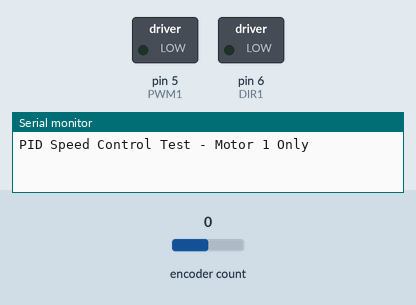
The sketch below on a simulated Arduino Uno, built with avr-gcc and run on an emulated ATmega328P. Shown: switched loads named in the sketch (green lamp = pin HIGH), the last lines printed to the serial monitor. The inputs (shaded band) are chosen by the test bench; at power-on: encoder count 0.

Above: at 0.06 s.
At 1.26 s:
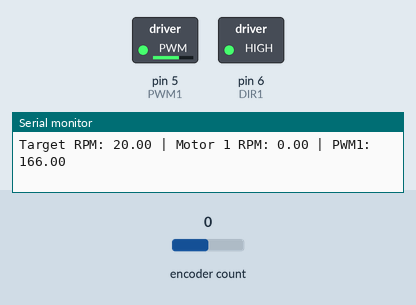
1.3 s: encoder count set to 1
Timing chart, 0 to 5.3 s (numbered marks = the images above; inputs shaded):
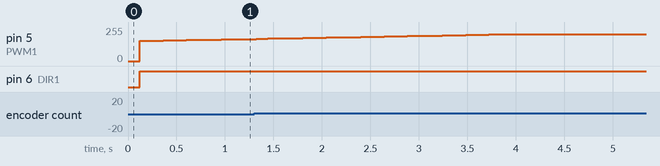

The sketch:

pidControl_motor1.ino
```cpp
#include <Encoder.h>
#include <PID_v1.h>

// Motor 1 driver pins (Right Motor)
#define PWM1 5   // Left Motor PWM
#define DIR1 6   // Left Motor Direction

#define ENC1_A 2
#define ENC1_B 3

// Encoder and motor parameters
#define CPR 25916
#define SAMPLE_TIME 120

// **PID Values for Motor 1**
double Kp = 2.5, Ki = 0.8, Kd = 0.1;

// Variables for PID control
double setpoint, input, output;

// Single PID Controller for Motor 1
PID pid(&input, &output, &setpoint, Kp, Ki, Kd, DIRECT);

// Encoder object for Motor 1
Encoder motor1Encoder(ENC1_A, ENC1_B);

long prevCount1 = 0;
unsigned long prevTime = 0;

// **Compute RPM for Motor 1**
double computeRPM(long deltaCount) {
    return (deltaCount * 60.0) / CPR;
}

void setup() {
    Serial.begin(115200);
    pinMode(PWM1, OUTPUT);
    pinMode(DIR1, OUTPUT);

    pid.SetMode(AUTOMATIC);
    pid.SetOutputLimits(100, 200);  // Ensure minimum PWM for movement

    Serial.println("PID Speed Control Test - Motor 1 Only");
}

void loop() {
    unsigned long currentTime = millis();

    // **Set Target RPM**
    setpoint = 20;

    if (currentTime - prevTime >= SAMPLE_TIME) {
        long count1 = motor1Encoder.read();

        // **Reset encoder counts every cycle**
        motor1Encoder.write(0);

        // **Calculate RPM for Motor 1**
        input = computeRPM(count1);

        prevTime = currentTime;

        pid.Compute();

        // **Apply PID output to Motor 1**
        moveMotor((int)output);

        // **Print Debug Information**
        Serial.print("Target RPM: "); Serial.print(setpoint);
        Serial.print(" | Motor 1 RPM: "); Serial.print(input);
        Serial.print(" | PWM1: "); Serial.println(output);
    }
}

void moveMotor(int speed) {
    if (speed > 0 && speed < 100) speed = 100;

    if (speed >= 0) {
        digitalWrite(DIR1, HIGH);
        analogWrite(PWM1, speed);
    } else {
        digitalWrite(DIR1, LOW);
        analogWrite(PWM1, -speed);
    }
}
```
